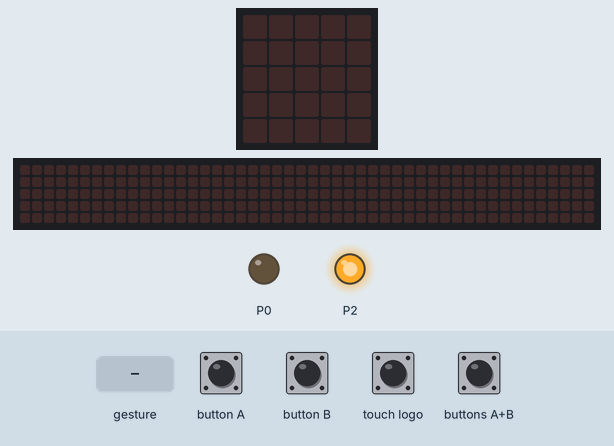
A program run on a simulated BBC micro:bit (MakeCode). Parts: the board's 5×5 LED display, a strip that is not on the board, showing the scrolling text unrolled, output pins drawn as LEDs (lit = HIGH). The inputs (shaded band) are chosen by the test bench. A tilt is held for 1.5 s and a shake lasts 1 s, then the board lies face up again; the 48×5 strip is a reading aid, not a part: it shows the text the display is scrolling, unrolled, one strip-width of it at a time.

Above: at 1.2 s.
1.3 s: touch logo pressed for 0.15 s
At 4.01 s:
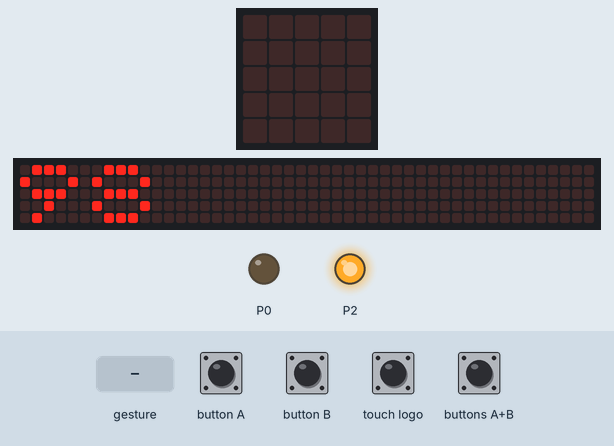
4.3 s: button A pressed for 0.15 s
At 4.9 s:
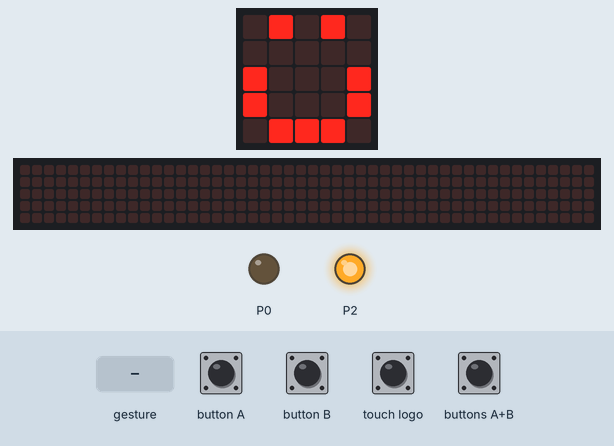
5.9 s: button B pressed for 0.15 s
At 7.2 s:
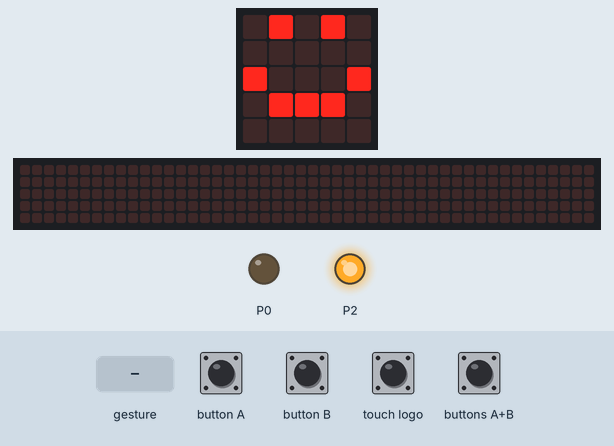
7.5 s: buttons A+B pressed for 0.15 s
At 8.6 s:
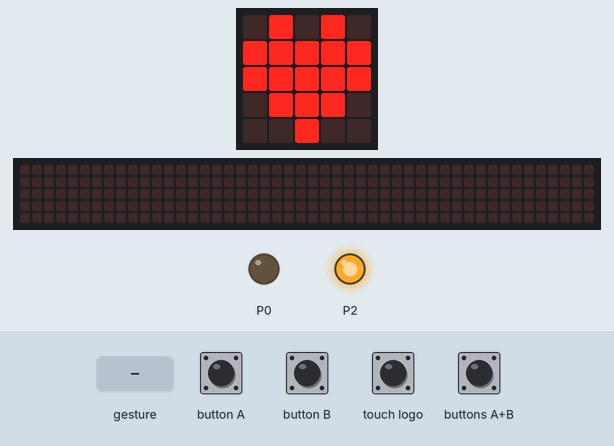
9.1 s: gesture 'shake'
At 10.4 s:
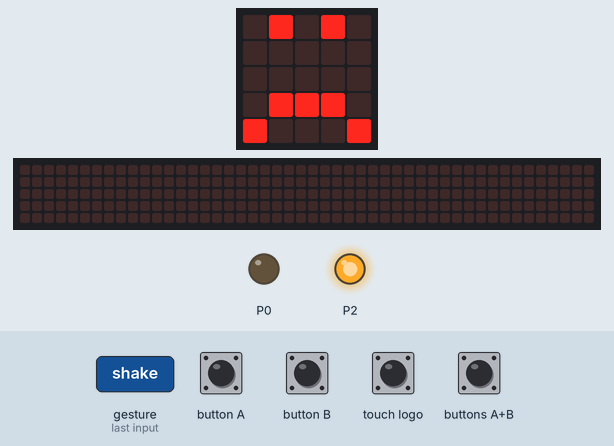
10.8 s: touch logo pressed for 0.15 s
At 50.4 s:
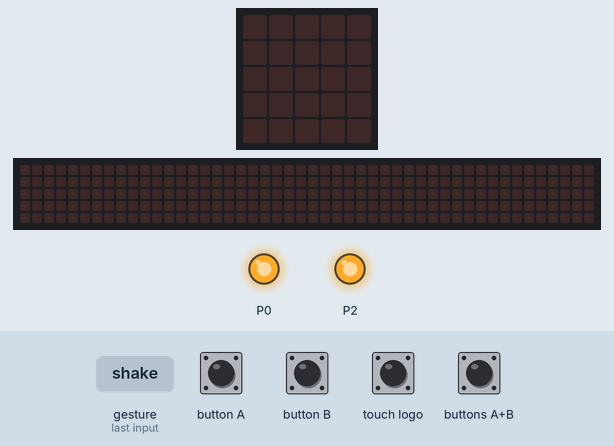
Timing chart, 0 to 51.5 s (numbered marks = the images above; inputs shaded):
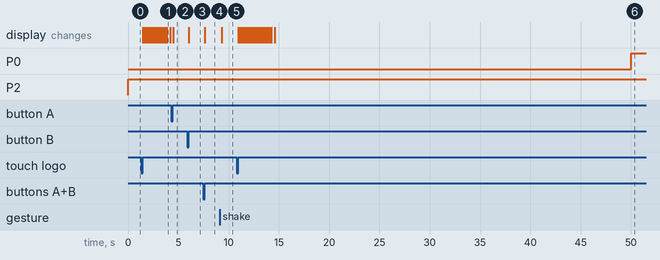

Measured:
- after the input at 1.3 s, the display: changes after 0.15 s (image 1)
- after the input at 4.3 s, the display: changes after 0.18 s (image 2)
- after the input at 5.9 s, the display: changes after 0.15 s (image 3)
- after the input at 7.5 s, the display: changes after 0.15 s (image 4)
- after the input at 9.1 s, the display: changes after 0.20 s (image 5)
- after the input at 10.8 s, the display: first changes after 0.15 s (image 6 shows a later state)

The program:

main.ts
```typescript
input.onButtonPressed(Button.A, function () {
    xander += 20
    basic.showLeds(`
        . # . # .
        . . . . .
        # . . . #
        # . . . #
        . # # # .
        `)
})
input.onGesture(Gesture.Shake, function () {
    xander += -10
    basic.showLeds(`
        . # . # .
        . . . . .
        . . . . .
        . # # # .
        # . . . #
        `)
})
input.onLogoEvent(TouchButtonEvent.Pressed, function () {
    basic.showNumber(xander)
})
input.onButtonPressed(Button.AB, function () {
    basic.showIcon(IconNames.Heart)
})
input.onButtonPressed(Button.B, function () {
    xander += 10
    basic.showLeds(`
        . # . # .
        . . . . .
        # . . . #
        . # # # .
        . . . . .
        `)
})
let xander = 0
xander = 100
loops.everyInterval(1000, function () {
    xander += -1
})
basic.forever(function () {
    if (xander < 70) {
        pins.digitalWritePin(DigitalPin.P0, 1)
    } else if (xander < 50) {
        pins.digitalWritePin(DigitalPin.P1, 1)
    } else {
        pins.digitalWritePin(DigitalPin.P2, 1)
    }
})
```

test.ts
```typescript
// tests gaan hier; deze zal niet worden gecompileerd wanneer dit pakket wordt gebruikt als extensie.
```
